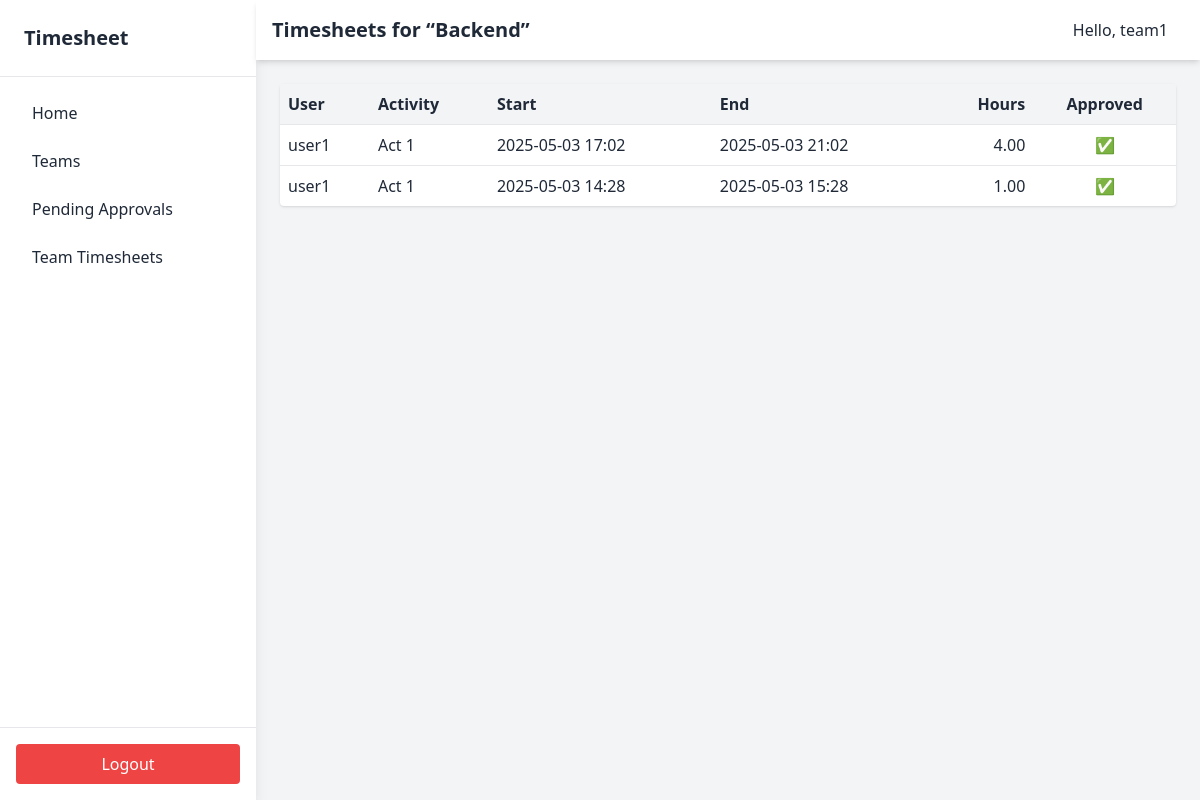
Before: /teams/1/entries (signed in) with the older database file.
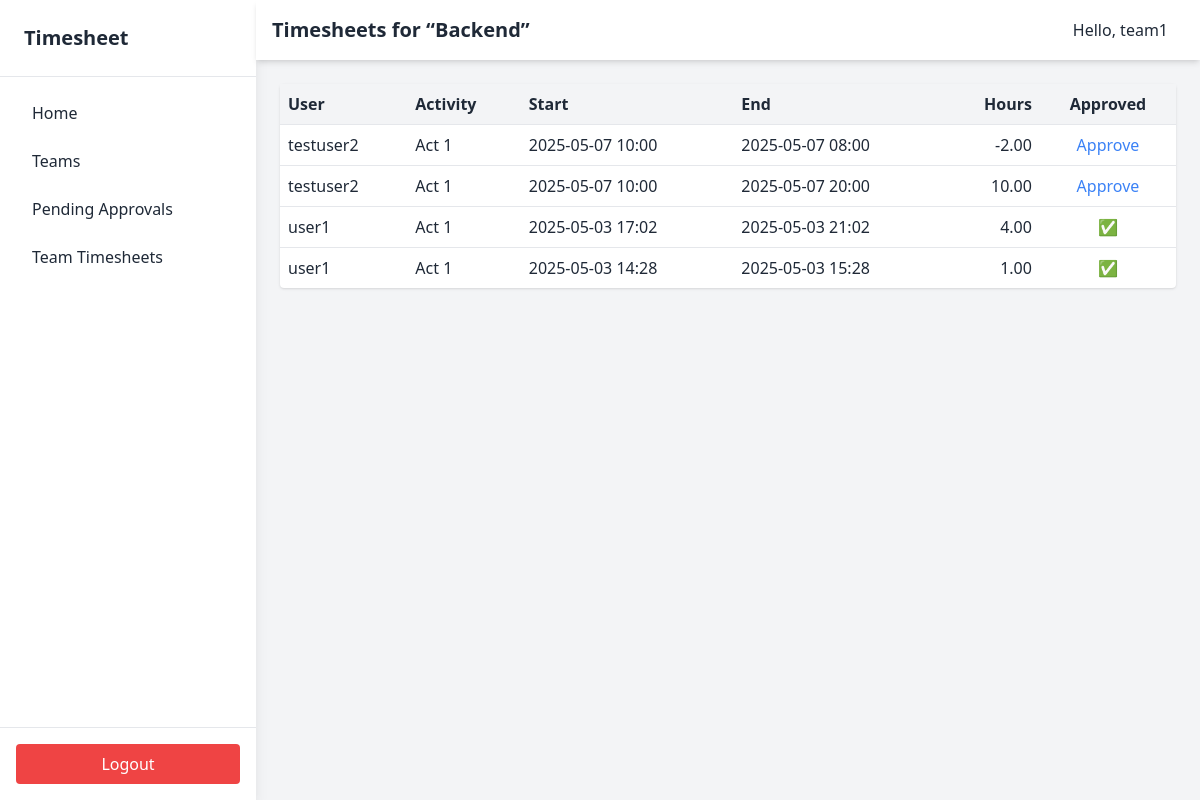
After: the same page with the newer database file.
### models.py (models this page shows, shortened)
class TimesheetEntry(db.Model):
    __tablename__ = "timesheet_entries"
    id = db.Column(db.Integer, primary_key=True)
    user_id = db.Column(db.Integer, db.ForeignKey("users.id"), nullable=False)
    project_id = db.Column(db.Integer, db.ForeignKey("projects.id"), nullable=False)
    activity_id = db.Column(db.Integer, db.ForeignKey("activities.id"), nullable=False)
    start_time = db.Column(db.DateTime, nullable=False)
    end_time = db.Column(db.DateTime, nullable=False)
    duration_hours = db.Column(db.Float, nullable=False)
    is_billable = db.Column(db.Boolean, default=True)
    description = db.Column(db.Text, nullable=True)
    state = db.Column(db.String(20), default="stopped")
    tags = db.Column(db.String(255), nullable=True)
    is_approved = db.Column(db.Boolean, nullable=False, default=False)
    user = db.relationship("User", backref=db.backref("entries", lazy=True))
    project = db.relationship("Project", backref=db.backref("entries", lazy=True))
    activity = db.relationship("Activity", backref=db.backref("entries", lazy=True))

class User(UserMixin, db.Model):
    __tablename__ = "users"
    id = db.Column(db.Integer, primary_key=True)
    username = db.Column(db.String(150), unique=True, nullable=False)
    password_hash = db.Column(db.String(256), nullable=False)
    role = db.Column(db.String(50), nullable=False, default="ROLE_USER")
    is_approved = db.Column(db.Boolean, nullable=False, default=False)
    leading_teams = db.relationship(
        "Team",
        back_populates="lead",
        foreign_keys="[Team.lead_id]",
        cascade="all, delete-orphan",
    )
    teams = db.relationship("Team", secondary=team_members, back_populates="members")

class Activity(db.Model):
    __tablename__ = "activities"
    id = db.Column(db.Integer, primary_key=True)
    name = db.Column(db.String(200), nullable=False)
    project_id = db.Column(db.Integer, db.ForeignKey("projects.id"), nullable=False)
    is_billable = db.Column(db.Boolean, default=True)
    is_active = db.Column(db.Boolean, default=True)
    project = db.relationship("Project", backref=db.backref("activities", lazy=True))

### app.py (the view)
@app.route("/teams/<int:id>/entries")
@login_required
@role_required("ROLE_TEAMLEAD")
def team_entries(id):
    t = Team.query.get_or_404(id)
    if current_user.id != t.lead_id:
        abort(403)
    user_ids = [u.id for u in t.members]
    entries = (
        TimesheetEntry.query.filter(TimesheetEntry.user_id.in_(user_ids))
        .order_by(TimesheetEntry.start_time.desc())
        .all()
    )
    return render_template("team_entries.html", team=t, entries=entries)

### app.py (called while the page is built)
@login_manager.user_loader
def load_user(user_id):
    return User.query.get(int(user_id))

def role_required(role):
    def decorator(f):
        @wraps(f)
        def wrapped(*args, **kwargs):
            if not current_user.is_authenticated or current_user.role != role:
                abort(403)
            return f(*args, **kwargs)
        return wrapped
    return decorator

### templates/team_entries.html (shortened to what this page needs)
{% extends "base.html" %}
{% block page_title %}Timesheets for “{{ team.name }}”{% endblock %}
{% block content %}
<table class="w-full bg-white shadow rounded">
    <thead class="bg-gray-100">
        <tr>
            <th class="p-2 text-left">User</th>
            <th class="p-2 text-left">Activity</th>
            <th class="p-2 text-left">Start</th>
            <th class="p-2 text-left">End</th>
            <th class="p-2 text-right">Hours</th>
            <th class="p-2 text-center">Approved</th>
        </tr>
    </thead>
    <tbody>
        {% for e in entries %}
        <tr class="border-t">
            <td class="p-2">{{ e.user.username }}</td>
            <td class="p-2">{{ e.activity.name }}</td>
            <td class="p-2">{{ e.start_time.strftime('%Y-%m-%d %H:%M') }}</td>
            <td class="p-2">{{ e.end_time.strftime('%Y-%m-%d %H:%M') }}</td>
            <td class="p-2 text-right">{{ '%.2f'|format(e.duration_hours) }}</td>
            <td class="p-2 text-center">
                {% if e.is_approved %}
                ✅
                {% else %}
                <form method="post" action="{{ url_for('approve_entry', id=e.id) }}">
                    <button class="text-blue-500 hover:underline">Approve</button>
                </form>
                {% endif %}
            </td>
        </tr>
        {% endfor %}
    </tbody>
</table>
{% endblock %}

Changed rows visible on the page:
added TimesheetEntry: user.username "testuser2", activity.name "Act 1", start_time "2025-05-07 10:00", end_time "2025-05-07 08:00", duration_hours "-2.00"
added TimesheetEntry: user.username "testuser2", activity.name "Act 1", start_time "2025-05-07 10:00", end_time "2025-05-07 20:00", duration_hours "10.00"
